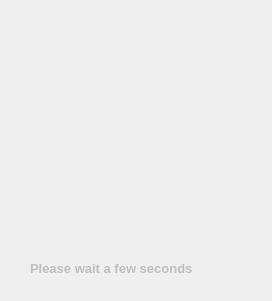
<?xml version="1.0" encoding="UTF-8"?>
<ui version="4.0">
 <class>Form</class>
 <widget class="QWidget" name="Form">
  <property name="windowModality">
   <enum>Qt::NonModal</enum>
  </property>
  <property name="enabled">
   <bool>false</bool>
  </property>
  <property name="geometry">
   <rect>
    <x>0</x>
    <y>0</y>
    <width>272</width>
    <height>301</height>
   </rect>
  </property>
  <property name="sizePolicy">
   <sizepolicy hsizetype="Fixed" vsizetype="Fixed">
    <horstretch>0</horstretch>
    <verstretch>0</verstretch>
   </sizepolicy>
  </property>
  <property name="font">
   <font>
    <stylestrategy>PreferDefault</stylestrategy>
   </font>
  </property>
  <property name="focusPolicy">
   <enum>Qt::NoFocus</enum>
  </property>
  <property name="contextMenuPolicy">
   <enum>Qt::NoContextMenu</enum>
  </property>
  <property name="windowTitle">
   <string/>
  </property>
  <widget class="QLabel" name="label">
   <property name="geometry">
    <rect>
     <x>0</x>
     <y>0</y>
     <width>271</width>
     <height>271</height>
    </rect>
   </property>
   <property name="text">
    <string/>
   </property>
  </widget>
  <widget class="QLabel" name="label_2">
   <property name="geometry">
    <rect>
     <x>30</x>
     <y>240</y>
     <width>231</width>
     <height>41</height>
    </rect>
   </property>
   <property name="font">
    <font>
     <family>Tahoma</family>
     <pointsize>10</pointsize>
     <weight>75</weight>
     <bold>true</bold>
     <stylestrategy>PreferDefault</stylestrategy>
    </font>
   </property>
   <property name="text">
    <string>
Please wait a few seconds</string>
   </property>
  </widget>
 </widget>
 <resources/>
 <connections/>
</ui>
